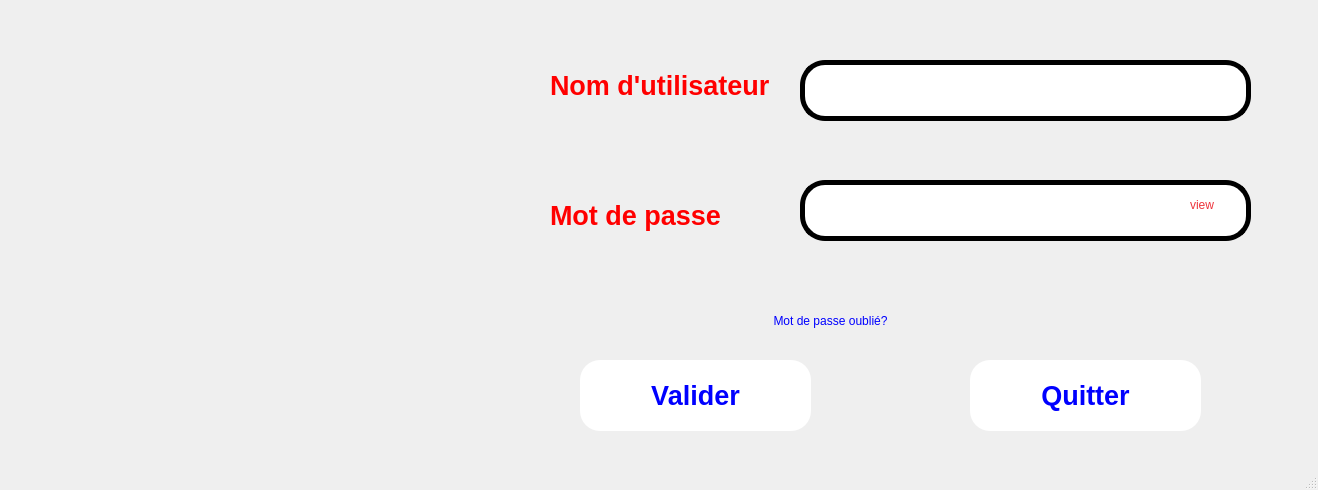
<?xml version="1.0" encoding="UTF-8"?>
<ui version="4.0">
 <class>MainWindow</class>
 <widget class="QMainWindow" name="MainWindow">
  <property name="geometry">
   <rect>
    <x>0</x>
    <y>0</y>
    <width>1318</width>
    <height>490</height>
   </rect>
  </property>
  <property name="windowTitle">
   <string>MainWindow</string>
  </property>
  <property name="styleSheet">
   <string notr="true">color: red;
</string>
  </property>
  <widget class="QWidget" name="centralwidget">
   <widget class="QPushButton" name="pushButton">
    <property name="geometry">
     <rect>
      <x>580</x>
      <y>360</y>
      <width>231</width>
      <height>71</height>
     </rect>
    </property>
    <property name="font">
     <font>
      <pointsize>20</pointsize>
      <bold>true</bold>
     </font>
    </property>
    <property name="styleSheet">
     <string notr="true">
QPushButton:hover{border:10px solid black;background-color:black;border:10px solid black;border-radius:20px;font: 800 20pt &quot;Cantarell&quot;;color:red;}

QPushButton{
border-radius:20px;
background-color:white;
color:blue;}

</string>
    </property>
    <property name="text">
     <string>Valider</string>
    </property>
   </widget>
   <widget class="QPushButton" name="pushButton_2">
    <property name="geometry">
     <rect>
      <x>970</x>
      <y>360</y>
      <width>231</width>
      <height>71</height>
     </rect>
    </property>
    <property name="font">
     <font>
      <pointsize>20</pointsize>
      <bold>true</bold>
     </font>
    </property>
    <property name="styleSheet">
     <string notr="true">
QPushButton:hover{border:10px solid black;background-color:black;border:10px solid black;border-radius:20px;font: 800 20pt &quot;Cantarell&quot;;color:red;}

QPushButton{
border-radius:20px;
background-color:white;
color:blue;}
</string>
    </property>
    <property name="text">
     <string>Quitter</string>
    </property>
   </widget>
   <widget class="QLineEdit" name="lineEdit">
    <property name="geometry">
     <rect>
      <x>800</x>
      <y>60</y>
      <width>451</width>
      <height>61</height>
     </rect>
    </property>
    <property name="styleSheet">
     <string notr="true">font: 800 18pt &quot;Cantarell&quot;;
color:black;
border:5px solid black;
border-radius: 25px;</string>
    </property>
   </widget>
   <widget class="QLineEdit" name="lineEdit_2">
    <property name="geometry">
     <rect>
      <x>800</x>
      <y>180</y>
      <width>451</width>
      <height>61</height>
     </rect>
    </property>
    <property name="styleSheet">
     <string notr="true">font: 800 18pt &quot;Cantarell&quot;;
color:black;
border:5px solid black;
border-radius: 25px;</string>
    </property>
   </widget>
   <widget class="QLabel" name="label">
    <property name="geometry">
     <rect>
      <x>550</x>
      <y>60</y>
      <width>261</width>
      <height>51</height>
     </rect>
    </property>
    <property name="font">
     <font>
      <pointsize>20</pointsize>
      <bold>true</bold>
     </font>
    </property>
    <property name="text">
     <string>Nom d'utilisateur</string>
    </property>
   </widget>
   <widget class="QLabel" name="label_2">
    <property name="geometry">
     <rect>
      <x>550</x>
      <y>190</y>
      <width>261</width>
      <height>51</height>
     </rect>
    </property>
    <property name="font">
     <font>
      <pointsize>20</pointsize>
      <bold>true</bold>
     </font>
    </property>
    <property name="text">
     <string>Mot de passe</string>
    </property>
   </widget>
   <widget class="QPushButton" name="pushButton_3">
    <property name="geometry">
     <rect>
      <x>680</x>
      <y>300</y>
      <width>301</width>
      <height>41</height>
     </rect>
    </property>
    <property name="cursor">
     <cursorShape>PointingHandCursor</cursorShape>
    </property>
    <property name="styleSheet">
     <string notr="true">border: none;
color:blue;
</string>
    </property>
    <property name="text">
     <string>Mot de passe oublié?</string>
    </property>
   </widget>
   <widget class="QLabel" name="label_3">
    <property name="geometry">
     <rect>
      <x>10</x>
      <y>0</y>
      <width>531</width>
      <height>501</height>
     </rect>
    </property>
    <property name="styleSheet">
     <string notr="true"/>
    </property>
    <property name="text">
     <string>&lt;html&gt;&lt;head/&gt;&lt;body&gt;&lt;p align=&quot;center&quot;&gt;&lt;br/&gt;&lt;/p&gt;&lt;/body&gt;&lt;/html&gt;</string>
    </property>
   </widget>
   <widget class="QPushButton" name="pushButton_4">
    <property name="geometry">
     <rect>
      <x>1190</x>
      <y>190</y>
      <width>41</width>
      <height>41</height>
     </rect>
    </property>
    <property name="cursor">
     <cursorShape>PointingHandCursor</cursorShape>
    </property>
    <property name="styleSheet">
     <string notr="true">border:none;</string>
    </property>
    <property name="text">
     <string/>
    </property>
   </widget>
   <widget class="QLabel" name="label_4">
    <property name="geometry">
     <rect>
      <x>1190</x>
      <y>180</y>
      <width>71</width>
      <height>51</height>
     </rect>
    </property>
    <property name="text">
     <string>&lt;html&gt;&lt;head/&gt;&lt;body&gt;&lt;p&gt;&lt;span style=&quot; color:#ed333b;&quot;&gt;view&lt;/span&gt;&lt;/p&gt;&lt;/body&gt;&lt;/html&gt;</string>
    </property>
   </widget>
   <zorder>pushButton</zorder>
   <zorder>pushButton_2</zorder>
   <zorder>lineEdit</zorder>
   <zorder>label</zorder>
   <zorder>label_2</zorder>
   <zorder>pushButton_3</zorder>
   <zorder>lineEdit_2</zorder>
   <zorder>label_4</zorder>
   <zorder>pushButton_4</zorder>
   <zorder>label_3</zorder>
  </widget>
  <widget class="QMenuBar" name="menubar">
   <property name="geometry">
    <rect>
     <x>0</x>
     <y>0</y>
     <width>1318</width>
     <height>23</height>
    </rect>
   </property>
  </widget>
  <widget class="QStatusBar" name="statusbar"/>
 </widget>
 <resources/>
 <connections/>
</ui>
